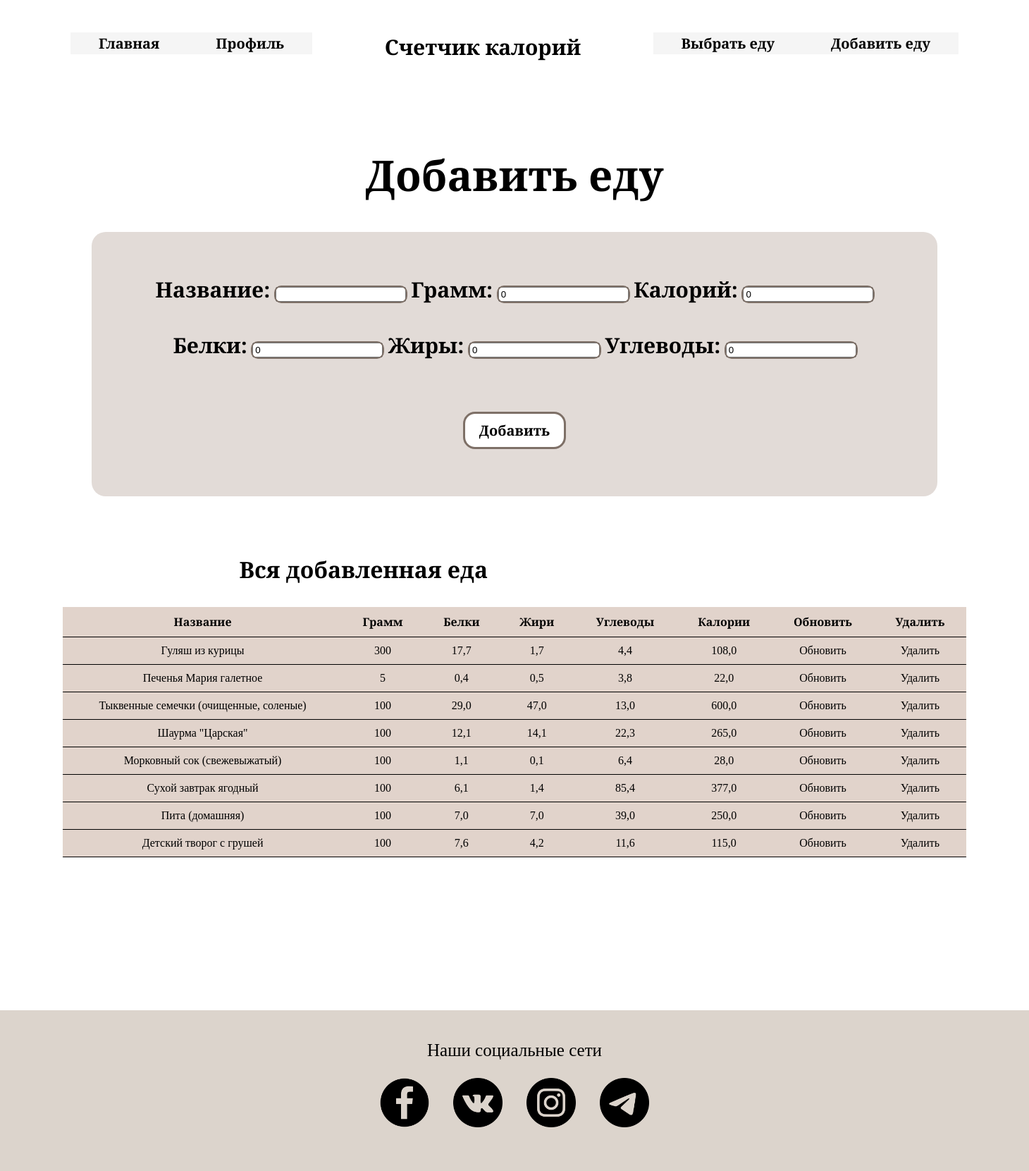
The page /add_food/ (signed in) on the database its author committed.
### calories/models.py (models this page shows, shortened)
class Food(models.Model):
    name = models.CharField(max_length=200, null=False)
    quantity = models.PositiveIntegerField(null=False, default=0)
    calorie = models.FloatField(null=False, default=0)
    proteins = models.FloatField(default=0)
    fats = models.FloatField(default=0)
    carbs = models.FloatField(default=0)
    person_of = models.ForeignKey(User, null=True, on_delete=models.CASCADE)

### calories/views.py (the view)
# urls.py: path('add_food/', add_food, name='add_food'),
def add_food(request):
    food_items = Food.objects.filter(person_of=request.user)
    form = AddFoodForm(request.POST)
    if request.method == 'POST':
        form = AddFoodForm(request.POST)
        if form.is_valid():
            profile = form.save(commit=False)
            profile.person_of = request.user
            profile.save()
            return redirect('add_food')
    else:
        form = AddFoodForm()
    myFilter = FoodFilter(request.GET, queryset=food_items)
    food_items = myFilter.qs
    context = {'form': form, 'food_items': food_items, 'myFilter': myFilter}
    return render(request, 'add_food.html', context)

### calories/forms.py
class AddFoodForm(forms.ModelForm):
    class Meta:
        model = Food
        fields = ('name', 'quantity', 'calorie', 'proteins', 'fats', 'carbs')

### templates/add_food.html (shortened to what this page needs)
{% extends 'base.html' %}
{% load static %}
{% block css_additional %}
<link href=" {% static 'css/add_food.css' %} "rel="stylesheet">
{% endblock %}
{% block header%}
<header class="header">
        <div class="container">
            <div class="header-nav">
                <nav class="nav">
                    <ul class="nav-list">
                        {% with url_name=request.resolver_match.url_name %}
                        <li class="left-item"><a href="{% url 'home' %}">Главная</a></li>
                        <li class="left-item"><a href="{% url 'profile' %}">Профиль</a></li>
                        <li class="right-item"><a href="{% url 'add_food' %}">Добавить еду</a></li>
                        <li class="right-item"><a href="{% url 'select_food' %}">Выбрать еду</a></li>
                        {% endwith %}
                    </ul>
                </nav>
            </div>
        </div>
        <div class="nav-logo">
           <a href="{% url 'index' %}" class="nl">Счетчик калорий</a>
        </div>
</header>
{% endblock %}
{% block content_one %}
<main>
    <div class="table">
        <div class="title"><h1>Добавить еду</h1></div>
            <form method="POST" action="">
                <div class="form-label">
                    <p class="txt">Название: </p>
                    <div class="label">
                        {{ form.name }}
                    </div>
                    <p class="txt">Грамм: </p>
                    <div class="label">
                        {{ form.quantity }}
                    </div>
                    <p class="txt">Калорий: </p>
                    <div class="label">
                        {{ form.calorie }}
                    </div>
                    <p class="txt">Белки: </p>
                    <div class="label">
                        {{ form.proteins }}
                    </div>
                    <p class="txt">Жиры: </p>
                    <div class="label">
                        {{ form.fats }}
                    </div>
                    <p class="txt">Углеводы: </p>
                    <div class="label">
                        {{ form.carbs }}
                    </div>
                    <div class="btn-center"><input class="btn" type="submit" value="Добавить"></div>
                </div>
            </form>
    </div>
    <div class="table-add-food">
    <div class="name"><h1 class="tabel-title"> Вся добавленная еда </h1></div>
        <table>
            <thead>
                <tr>
                    <th>Название</th>
                    <th>Грамм</th>
                    <th>Белки</th>
                    <th>Жири</th>
                    <th>Углеводы</th>
                    <th>Калории</th>
                    <th>Обновить</th>
                    <th>Удалить</th>
                </tr>
            </thead>
            <tbody>
                {% for food in food_items %}
                <tr>
                    <td>{{ food.name }}</td>
                    <td>{{ food.quantity }}</td>
                    <td>{{ food.proteins }}</td>
                    <td>{{ food.fats }}</td>
                    <td>{{ food.carbs }}</td>
                    <td>{{ food.calorie }}</td>
                    <td><a href="{% url 'update_food' food.id %}">Обновить</a></td>
                    <td><a href="{% url 'delete_food' food.id %}">Удалить</a></td>
                </tr>
                {% endfor %}
            </tbody>
        </table>
    </div>
</main>
{% endblock %}
{% block footer %}
<footer class="foot">
    <div class="foot-txt">Наши социальные сети</div>
    <div class="foot-img">
        <a href=""><img src="{% static 'img/facebook.png' %}"></a>
        <a href=""><img src="{% static 'img/vk.png' %}"></a>
        <a href=""><img src="{% static 'img/insta.png' %}"></a>
        <a href=""><img src="{% static 'img/telegram.png' %}"></a>
    </div>
</footer>
{% endblock %}

### static/css/base.css (style rules this page uses)
body { font-family: 'Playfair Display SC', serif; margin: 0; padding: 0; }

### static/css/add_food.css (style rules this page uses)
a { color: #000000; text-decoration: none; }
.container { max-width: 1600px; padding: 0 100px; margin: 0 auto; line-height: 31px; }
.header { padding-top: 46px; padding-bottom: 80px; }
.nav { position: relative; }
.nav-list { list-style: none; margin: 0; padding: 0; }
.nav-list a { background-color: #F5F5F5; text-decoration: none; display: block; padding: 0 40px; font-size: 20px; font-weight: 700; color: #000000; transition: .3s linear; }
.left-item { float: left; }
.right-item { float: right; }
.nav-logo { text-align: center; }
.nl { font-size: 30px; font-weight: bold; }
main { display: flex; justify-content: center; flex-wrap: wrap; }
.table { text-align: center; }
.title { font-size: 30px; }
.txt, .label { display: inline-block; margin-bottom: 30px; }
.txt { font-weight: bold; }
.label { outline: 2px solid #7E7067; border-radius: 8px; }
.btn-center { margin-top: 50px; margin-bottom: 20px; }
.btn { text-align: center; background-color:#ffffff; outline: solid #7E7067; border: 0; padding: 10px 20px; border-radius: 14px; cursor: pointer; font-size: 20px; font-weight: bold; font-family: 'Playfair Display SC', serif; }
.form-label { font-size: 30px; text-align: center; line-height: 0.1em; width: 1100px; margin: 10px 0 20px; background: #E2DBD7; border-radius: 20px; padding: 50px; }
.table-add-food { box-sizing: border-box; position: relative; right: 100px; }
.name { top: 40px; position: relative; left: 350px; }
table { border-collapse: collapse; text-align: center; width: 100%; margin: 72px 100px; }
table tr { background: #E1D3CB; border-bottom: 1px solid }
table th, table td { padding: 10px 20px; }
.foot { margin-top: 145px; text-align: center; background-color: #DCD4CC; }
.foot-txt { font-size: 25px; padding-top: 43px; padding-bottom: 25px; }
.foot-img { padding-bottom: 58px; letter-spacing: 30px; }
img { max-width: 70px; max-height: 70px; }

### rows shown on the page
Food: name "Гуляш из курицы", quantity "300", proteins "17,7", fats "1,7", carbs "4,4", calorie "108,0"
Food: name "Печенья Мария галетное", quantity "5", proteins "0,4", fats "0,5", carbs "3,8", calorie "22,0"
Food: name "Тыквенные семечки (очищенные, соленые)", quantity "100", proteins "29,0", fats "47,0", carbs "13,0", calorie "600,0"
Food: name "Шаурма \"Царская\"", quantity "100", proteins "12,1", fats "14,1", carbs "22,3", calorie "265,0"
Food: name "Морковный сок (свежевыжатый)", quantity "100", proteins "1,1", fats "0,1", carbs "6,4", calorie "28,0"
Food: name "Сухой завтрак ягодный", quantity "100", proteins "6,1", fats "1,4", carbs "85,4", calorie "377,0"
Food: name "Пита (домашняя)", quantity "100", proteins "7,0", fats "7,0", carbs "39,0", calorie "250,0"
Food: name "Детский творог с грушей", quantity "100", proteins "7,6", fats "4,2", carbs "11,6", calorie "115,0"
